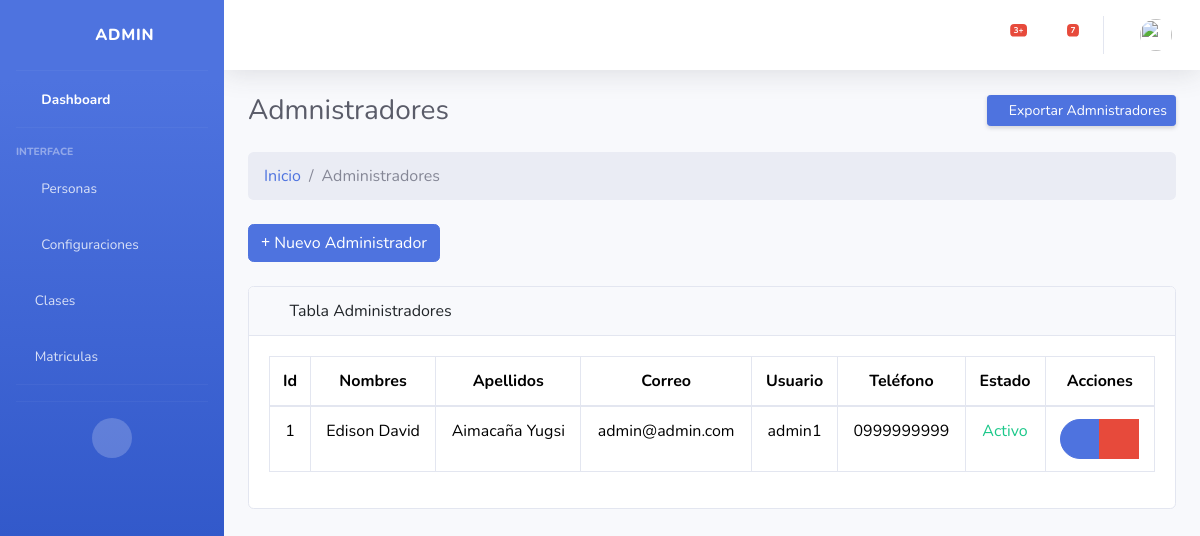
Screenshot of /administrador/ with the database file from the repository.
### Aplicaciones/core/models.py (models this page shows, shortened)
class Administradores(models.Model):
    adm_id = models.AutoField(primary_key=True)
    fk_id_persona = models.ForeignKey(Personas,verbose_name='Persona',on_delete=models.CASCADE)
    adm_fotografia = models.ImageField(default='Sin Foto',null=True,blank=True,verbose_name="Fotografía:")
    adm_estado = models.BooleanField(default=True,verbose_name='Estado:')

class Personas(models.Model):
    per_id = models.AutoField(primary_key=True)
    fk_id_usuario = models.ForeignKey(User,verbose_name='Usuario',on_delete=models.CASCADE)
    per_segundo_nombre = models.CharField(max_length=50,default="Null",null=False,verbose_name="Segundo nombre:")
    per_segundo_apellido = models.CharField(max_length=50,default="Null",null=False,verbose_name="Segundo apellido:")
    per_fecha_nacimiento = models.DateField(default="Null",verbose_name="Fecha de nacimiento:")
    per_cedula = models.CharField(max_length=15,default="Null",null=False,verbose_name="Cédula:")
    per_telefono = models.CharField(max_length=15,default="Null",null=True,verbose_name="Teléfono:")
    per_fecha_actualizacion = models.DateTimeField(auto_now=True,verbose_name='Actualizado el:')

### Aplicaciones/core/views/crud_administrador_views.py (the view)
# urls.py: path('administrador/', crud_administrador_views.index, name='administrador_index'),
def index(request):
    administradores = Administradores.objects.all()  # Obtener todos los administradores
    return render(request, 'administrador/index.html', {'administradores': administradores})

### Aplicaciones/core/templates/administrador/index.html (shortened to what this page needs)
{% extends 'plantillas/MasterAdmin.html' %}
{% load static %}
{% block css %}
<link href="{% static 'vendor/fontawesome-free/css/all.min.css' %}" rel="stylesheet" type="text/css">
{% endblock %}
{% block content %}
<div class="container-fluid ">
  <div class="d-sm-flex align-items-center justify-content-between mb-4">
    <h1 class="h3 mb-0 text-gray-800">Admnistradores</h1>
    <a href="#" class="d-none d-sm-inline-block btn btn-sm btn-primary shadow-sm"> Exportar Admnistradores </a>
  </div>
  <ol class="breadcrumb mb-4">
    <li class="breadcrumb-item"><a href="{% url 'core_admin' %}">Inicio</a></li>
    <li class="breadcrumb-item active">Administradores</li>
  </ol>
  <div class="mb-4">
    <a href="{% url 'administrador_create' %}" class="btn btn-primary"><i class="fas fa-plus"></i> Nuevo
      Administrador</a>
  </div>
  <div class="card mb-4">
    <div class="card-header">
      <i class="fas fa-table me-1"></i>
      Tabla Administradores
    </div>
    <div class="card-body">
      <div class="table-responsive">
        <table class="table table-bordered text-center" id="tbl-admin" width="100%" cellspacing="0">
          <thead>
            <tr>
              <th>Id</th>
              <th>Nombres</th>
              <th>Apellidos</th>
              <th>Correo</th>
              <th>Usuario</th>
              <th>Teléfono</th>
              <th>Estado</th>
              <th>Acciones</th>
            </tr>
          </thead>
          <tbody>
            {% for admin in administradores %}
              <tr>
                <td>{{admin.adm_id}}</td>
                <td>{{admin.fk_id_persona.fk_id_usuario.first_name}} {{admin.fk_id_persona.per_segundo_nombre}}</td>
                <td>{{admin.fk_id_persona.fk_id_usuario.last_name}} {{admin.fk_id_persona.per_segundo_apellido}}</td>
                <td>{{admin.fk_id_persona.fk_id_usuario.email}}</td>
                <td>{{admin.fk_id_persona.fk_id_usuario.username}}</td>
                <td>{{admin.fk_id_persona.per_telefono}}</td>
                {% if admin.adm_estado %}
                  <td class="text-success">Activo</td>
                {% else %}
                  <td class="text-danger">Inactivo</td>
                {% endif %}
                <td>
                  <div class="btn-group" role="group" aria-label="Basic mixed styles example">
                    <a href="{%url 'administrador_edit' admin.adm_id%}" type="button" class=" btn btn-primary btn-circle ">
                      <span><i class="fas fa-pen"></i></span>
                    </a>
                    <a class="btn btn-danger btn-circle" data-bs-toggle="modal"
                      data-bs-target="#eliminarModal{{admin.adm_id}}"><i class="fas fa-trash"></i>
                  </a>
                  </div>
                </td>
              </tr>
            {% empty %}
              <tr>
                <td colspan="8">No hay administradores registrados</td>
              </tr>
            {% endfor %}
          </tbody>
        </table>
      </div>
    </div>
  </div>
</div>
{% endblock %}

### rows the page displays
Administradores: adm_id "1", fk_id_persona.fk_id_usuario.first_name "Edison", fk_id_persona.per_segundo_nombre "David", fk_id_persona.fk_id_usuario.last_name "Aimacaña", fk_id_persona.per_segundo_apellido "Yugsi", fk_id_persona.fk_id_usuario.email "admin@admin.com", fk_id_persona.fk_id_usuario.username "admin1", fk_id_persona.per_telefono "0999999999", adm_estado "Activo"
